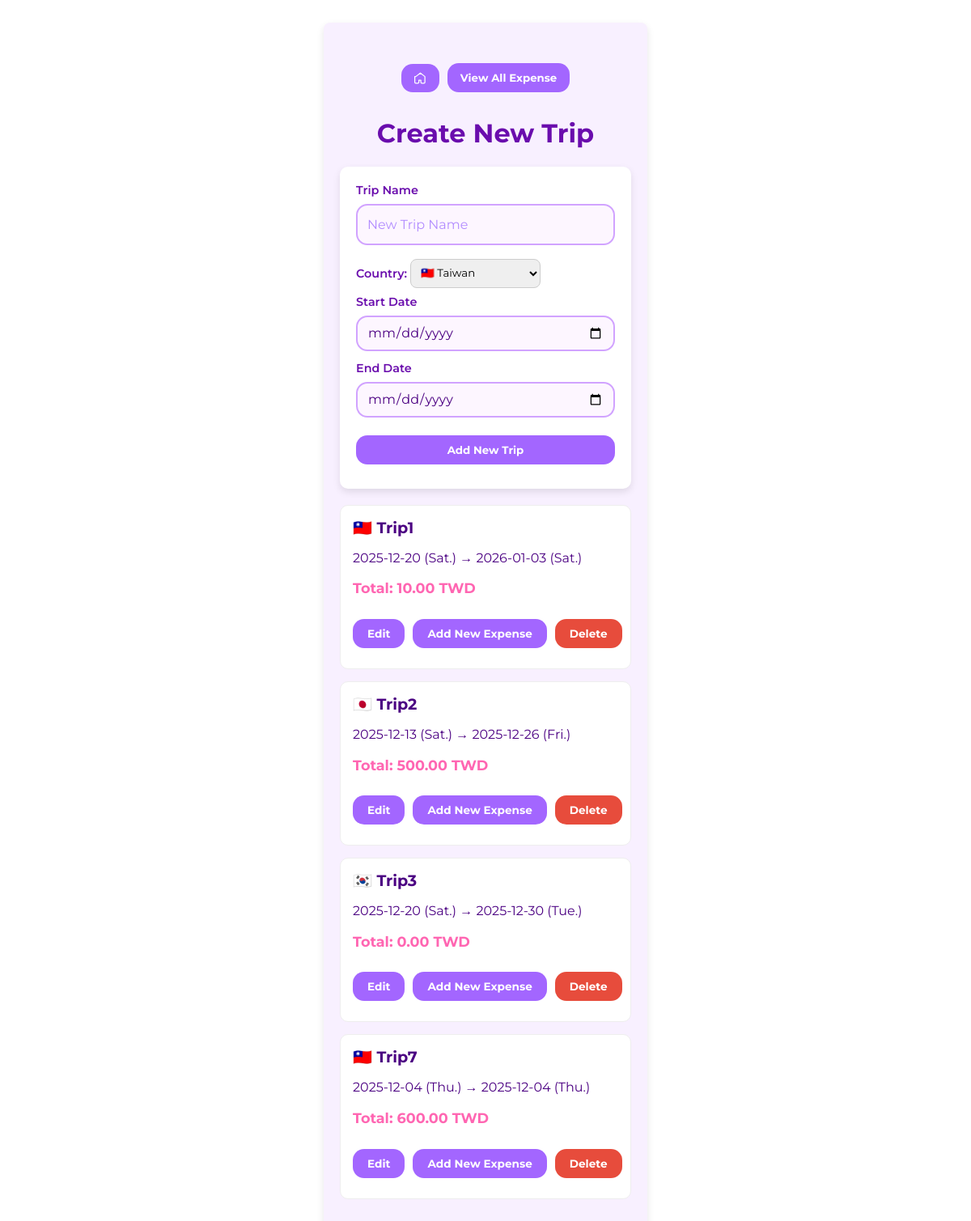
The page /tripSelection on the database its author committed.
### tables this page shows
CREATE TABLE trips (
                id INTEGER PRIMARY KEY,
                trip_name TEXT UNIQUE,
                start_date TEXT,
                end_date TEXT,
                
                country_id INTEGER,
                FOREIGN KEY(country_id) REFERENCES countries(id)
            );

### app.py (the view, shortened to what this page needs)
@app.route('/tripSelection', methods=['GET', 'POST'])
def tripSelection():
    with sqlite3.connect(DB_FILE) as conn:
        c = conn.cursor()
        countries = []
        errors = False
        db_trip_name = ''
        ui_trip_name = ''
        start_date = ''
        end_date = ''
        c.execute('SELECT * FROM countries')
        for r in c.fetchall():
            countries.append({
                'id': r[0],
                'country_name': r[1],
                'country_code': r[2],
                'flag': country_flag(r[2])
            })
        c.execute('''
                SELECT t.id, t.trip_name, t.start_date, t.end_date, c.country_code
                FROM trips t
                JOIN countries c ON t.country_id = c.id

        ''')
        trips_list = c.fetchall()
        trips_with_total = []
        for trip in trips_list:
            trip_start_date = trip[2]
            trip_end_date = trip[3]
            start_dt = datetime.strptime(trip_start_date, "%Y-%m-%d")
            end_dt = datetime.strptime(trip_end_date, "%Y-%m-%d")
            start_weekday = start_dt.strftime("%a")
            end_weekday = end_dt.strftime("%a")
            trip_id = trip[0]
            c.execute('''
                SELECT SUM(e.amount * r.rate_to_base)
                FROM expenses e
                JOIN exchange_rates r ON e.currency_id = r.currency_id
                WHERE e.trip_id = ?
            ''', (trip_id,))
            row = c.fetchone()
            total_in_base = row[0] if row[0] is not None else 0
            trips_with_total.append({
                'id': trip_id,
                'trip_name': trip[1],
                'start_date': trip[2],
                'end_date': trip[3],
                'start_weekday': start_weekday,
                'end_weekday': end_weekday,
                'flag': country_flag(trip[4]),
                'total_in_base': total_in_base
            })
        return render_template(
            'tripSelection.html',
            countries=countries,
            trips=trips_with_total,
            entered_trip_name=ui_trip_name,
            entered_start_date=start_date,
            entered_end_date=end_date
        )

### app.py (called while the page is built)
def country_flag(code):
    if not code or len(code) != 2:
        return ''
    return chr(0x1F1E6 + ord(code[0].upper()) - 65) + \
           chr(0x1F1E6 + ord(code[1].upper()) - 65)

### templates/tripSelection.html (shortened to what this page needs)
<!DOCTYPE html>
<html lang="en">
<head>
    <link rel="stylesheet" href="{{ url_for('static', filename='style.css') }}">
</head>
<body>
    <div class="container">
        <div class="button-row">
            <a href="{{ url_for('index') }}">
                <button class="btn btn-home">
                    <svg xmlns="http://www.w3.org/2000/svg" class="icon" fill="none" viewBox="0 0 24 24" stroke="currentColor">
                        <path stroke-linecap="round" stroke-linejoin="round" stroke-width="2"
                            d="M3 9l9-7 9 7v11a2 2 0 0 1-2 2h-4a2 2 0 0 1-2-2v-4H9v4a2 2 0 0 1-2 2H3a2 2 0 0 1-2-2V9z"/>
                    </svg>
                </button>
            </a>
            <a href="{{ url_for('viewExpense') }}">
                <button type="button" class="btn btn-equal">View All Expense</button>
            </a>
        </div>
        <h1>Create New Trip</h1>
        <form method="POST" class="form-box" id="trip-form" novalidate>
            <label>Trip Name</label>
            <input type="text" name="trip_name" class="input-field"
                placeholder="New Trip Name"
                value="{{ entered_trip_name|default('') }}">
            <label>
                Country:
                <select name="country_id">
                    {% for country in countries %}
                        <option value="{{ country.id }}" {% if selected_country == country.id %}selected{% endif %}>
                           {{ country.flag }} {{ country.country_name }}
                        </option>
                    {% endfor %}
                </select>
            </label>
            <label>Start Date</label>
            <input type="date" name="start_date" class="input-field"
                value="{{ entered_start_date|default('') }}">
            <label>End Date</label>
            <input type="date" name="end_date" class="input-field"
                value="{{ entered_start_date|default('') }}">
            <button type="submit" class="btn btn-submit">Add New Trip</button>
        </form>
        <ul class="trip-list">
            {% for trip in trips %}
            <li class="trip-card">
                <div class="trip-info">
                    <h3 class="trip-name">
                        <span class="trip-flag">{{ trip.flag }}</span>
                        <span class="trip-title">{{ trip.trip_name|title }}</span>
                    </h3>
                    <p class="trip-date">
                        {{ trip.start_date }} ({{ trip.start_weekday }}.) → {{ trip.end_date }} ({{ trip.end_weekday }}.)
                    </p>
                    <p class="trip-total">
                        Total: {{ "%.2f"|format(trip.total_in_base) }} TWD
                    </p>
                </div>
                <div class="trip-buttons">
                    <a href="{{ url_for('editTrip', trip_id=trip.id) }}" class="btn btn-submit">
                        Edit
                    </a>
                    <a href="{{ url_for('newExpense', trip_id=trip.id) }}" class="btn btn-submit">
                        Add New Expense
                    </a>
                    <button
                        type="button"
                        class="btn btn-delete"
                        data-id="{{ trip.id }}"
                        data-name="{{ trip.trip_name }}"
                    >
                        Delete
                    </button>
                </div>
            </li>
            {% endfor %}
        </ul>
    </div>
</body>
</html>

### static/style.css (style rules this page uses)
* { box-sizing: border-box; }
body { background-color: #fff; font-family: 'Montserrat', sans-serif; color: #4B0082; display: flex; justify-content: center; padding: 20px; }
button, input, select, textarea { font-family: inherit; }
.container { width: 100%; max-width: 400px; background-color: #f8f0ff; padding: 20px; border-radius: 8px; box-shadow: 0 4px 10px rgba(0, 0, 0, 0.1); box-sizing: border-box; }
h1 { text-align: center; color: #6a0dad; }
.form-box { display: flex; flex-direction: column; margin-bottom: 20px; }
label { margin-bottom: 10px; display: block; width: 100%; }
input, select { border-radius: 8px; border: 1px solid #ccc; }
select { padding: 8px; margin-top: 5px; }
.input-field, select.input-field { width: 100%; padding: 14px 12px; font-size: 1em; border-radius: 14px; border: 2px solid #d1a3ff; background-color: #fdf6ff; color: #4B0082; box-sizing: border-box; }
.input-field::placeholder { color: #b28cff; }
.form-box label { font-size: 0.9em; font-weight: 600; color: #6a0dad; margin-bottom: 8px; }
.form-box label + select, .form-box label + input { margin-bottom: 12px; }
.form-box { background-color: #fff; padding: 20px; border-radius: 10px; box-shadow: 0 4px 10px rgba(0,0,0,0.1); max-width: 500px; margin: 20px auto; }
input[type="date"] { width: 100%; max-width: 100%; min-width: 0; box-sizing: border-box; appearance: none; -webkit-appearance: none; -moz-appearance: none; display: block; }
input[type="date"].input-field { height: 44px; line-height: 1.2; }
.btn { background-color: #a366ff; color: white; border: none; padding: 10px 18px; margin: 10px 0; border-radius: 14px; cursor: pointer; font-weight: bold; text-decoration: none; white-space: nowrap; text-align: center; display: inline-block; }
.btn-delete { background-color: #e74c3c; color: white; border: none; cursor: pointer; }
.btn-submit { width: 100%; }
.button-row { display: flex; gap: 10px; justify-content: center; align-items: center; margin-top: 20px; }
.btn-home { padding: 10px 16px; display: flex; align-items: center; justify-content: center; }
.btn-home .icon { width: 15px; height: 15px; }
.btn-equal { flex: 1; padding: 10px 16px; }
.trip-list { list-style: none; padding: 0; margin: 0; }
.trip-card { background: white; border-radius: 10px; padding: 15px; margin-bottom: 15px; border: 1px solid #eee; transition: transform 0.2s, box-shadow 0.2s; }
.trip-date { display: flex; }
.trip-name { font-size: 1.2em; font-weight: bold; margin: 0; }
.trip-total { font-size: 1.1rem; font-weight: bold; color: #ff66b2; }
.trip-buttons { display: flex; gap: 10px; margin-top: 15px; width: 100%; align-items: center; }
.trip-buttons > .btn { font-size: 0.85rem; }
.trip-buttons a:nth-child(2) { flex-grow: 1; text-align: center; }

### rows shown on the page
trips: flag "🇹🇼", trip_name "Trip1", start_date "2025-12-20", start_weekday "Sat", end_date "2026-01-03", end_weekday "Sat", total_in_base "10.00"
trips: flag "🇯🇵", trip_name "Trip2", start_date "2025-12-13", start_weekday "Sat", end_date "2025-12-26", end_weekday "Fri", total_in_base "500.00"
trips: flag "🇰🇷", trip_name "Trip3", start_date "2025-12-20", start_weekday "Sat", end_date "2025-12-30", end_weekday "Tue", total_in_base "0.00"
trips: flag "🇹🇼", trip_name "Trip7", start_date "2025-12-04", start_weekday "Thu", end_date "2025-12-04", end_weekday "Thu", total_in_base "600.00"

### other values the page prints
form field country_id "🇹🇼 Taiwan"
